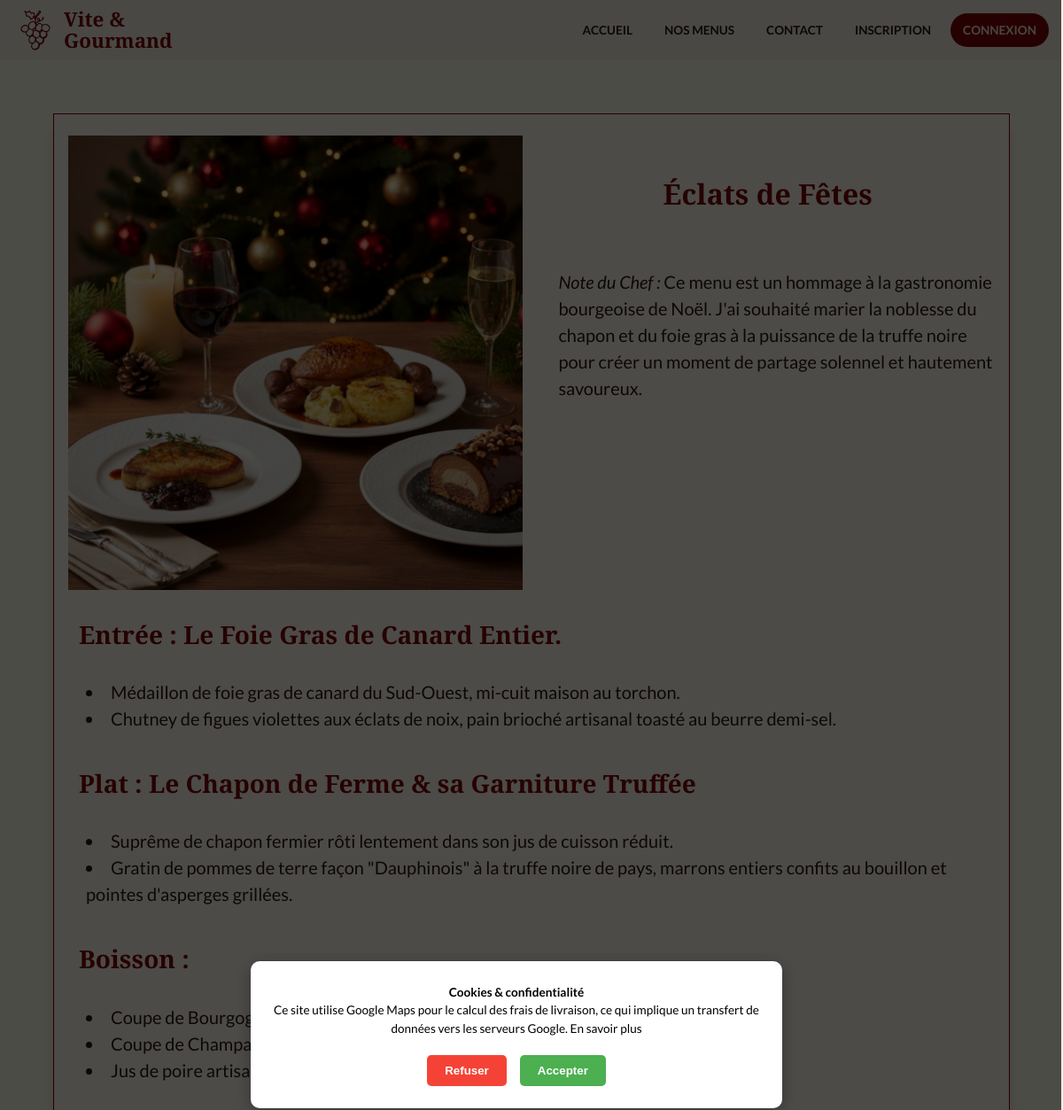
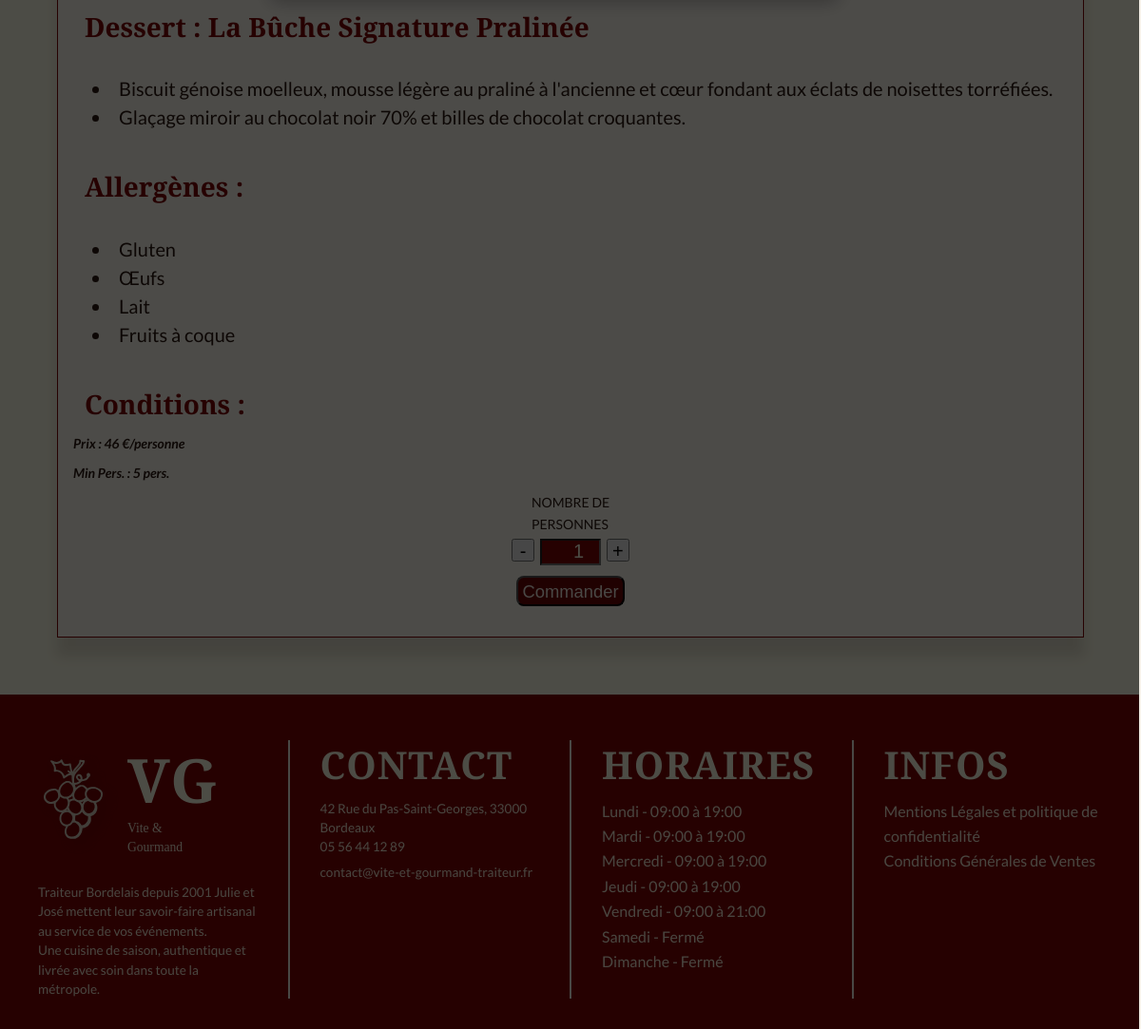
Screenshot of /data/menu-detail.php?id=EclatF with the database file from the repository (2 pictures, top to bottom).
### tables this page shows
CREATE TABLE `menu` (
  `Id_menu` int NOT NULL,
  `menu_nom` varchar(100) NOT NULL,
  `theme` varchar(100) NOT NULL,
  `regime` varchar(100) NOT NULL,
  `nb_perso_min` int DEFAULT NULL,
  `nb_perso_max` int DEFAULT NULL,
  `prix_menu` decimal(10,0) NOT NULL,
  `entree` text NOT NULL,
  `plat` text NOT NULL,
  `dessert` text NOT NULL,
  `boisson` text,
  `allergene` text,
  `description` text,
  `entree_description` text,
  `plat_description` text,
  `dessert_description` text,
  `boisson_description` text,
  `img_menu` varchar(255) DEFAULT NULL,
  `link` varchar(100) DEFAULT NULL,
  `description_info` text,
  `img_uploaded` varchar(255) DEFAULT NULL,
  `actif` tinyint(1) NOT NULL DEFAULT '1',
  `quantite_restante` int DEFAULT NULL,
  `conditions` text
);

CREATE TABLE `horaires` (
  `Id_horaire` int NOT NULL,
  `jour` varchar(20) NOT NULL,
  `ouverture_matin` time DEFAULT NULL,
  `fermeture_matin` time DEFAULT NULL,
  `ouverture_apm` time DEFAULT NULL,
  `fermeture_apm` time DEFAULT NULL,
  `ferme` tinyint(1) NOT NULL DEFAULT '0'
);

### classes/Repository/MenuRepository.php (called while the page is built, shortened)
<?php
require_once __DIR__ . '/../Entity/MenuEntity.php';
class MenuRepository {
    private PDO $pdo;
    public function __construct(PDO $pdo) {
        $this->pdo = $pdo;
    }
    private function hydrate(array|false|null $data): ?Menu{
    return new Menu($data);
}
    public function findByLink(string $link): ?Menu {
        $stmt = $this->pdo->prepare("SELECT * FROM menu WHERE link = ? AND actif = 1 ");
        $stmt->execute([$link]);
        $data = $stmt ->fetch(PDO::FETCH_ASSOC);
        return $this->hydrate($data);
    }
}

### classes/Entity/MenuEntity.php (called while the page is built, shortened)
<?php
class Menu {
    private string $menu_nom;
    private float $prix_menu;
    private int $nb_perso_min;
    private string $description;
    private ?string $img_menu;
    private ?string $entree;
    private ?string $entree_description;
    private ?string $plat;
    private ?string $plat_description;
    private ?string $boisson;
    private ?string $dessert;
    private ?string $dessert_description;
    private ?string $allergene;
    public function __construct(array $data) {
        $this->menu_nom          = $data['menu_nom'];
        $this->prix_menu         = (float)$data['prix_menu'];
        $this->nb_perso_min      = (int)$data['nb_perso_min'];
        $this->description       = $data['description'] ?? '';
        $this->img_menu       = $data['img_menu'] ?? null;
        $this->entree            = $data['entree'] ?? null;
        $this->entree_description = $data['entree_description']?? null;
        $this->plat              = $data['plat']?? null;
        $this->plat_description  = $data['plat_description']?? null;
        $this->boisson           = $data['boisson']?? null;
        $this->dessert           = $data['dessert']?? null;
        $this->dessert_description = $data['dessert_description']?? null;
        $this->allergene         = $data['allergene']?? null;
        }
    public function getNom(): string         { return $this->menu_nom; }
    public function getPrix(): float         { return $this->prix_menu; }
    public function getNbPersoMin(): int     { return $this->nb_perso_min; }
    public function getDescription(): string { return $this->description; }
    public function getEntree(): ?string     { return $this->entree;}
    public function getEntreeDescription(): ?string     { return $this->entree_description;}
    public function getPlat(): ?string     { return $this->plat;}
    public function getPlatDescription(): ?string     { return $this->plat_description;}
    public function getDessert(): ?string     { return $this->dessert;}
    public function getDessertDescription(): ?string     { return $this->dessert_description;}
    public function getBoisson(): ?string     { return $this->boisson;}
    public function getAllergene(): ?string     { return $this->allergene;}
    public function getImgMenuUrl(): string{
        $img = $this ->img_menu ?? '';
        return pathinfo($img, PATHINFO_EXTENSION) ? $img : $img .'.png';
    }
    }

### data/menu-detail.php (the view, shortened to what this page needs)
<?php
require_once __DIR__ . '/../login.php';
require_once __DIR__ . '/../classes/Repository/MenuRepository.php';
$menuRepository = new MenuRepository($pdo);
$menu = $menuRepository->findByLink($_GET['id'] ?? '');
?>
<!DOCTYPE html>
<html lang="fr">
<?php include __DIR__ . '/../includes/head.php'; ?>
<body>
<?php include __DIR__ . '/../includes/header.php'; ?>
<main>
    <article class="menu-detail">
        <div class="menu-detail-header">
            <picture>
                <img src="../Images/<?= $menu->getImgMenuUrl() ?>" alt="Photo du menu <?= htmlspecialchars($menu->getNom()) ?>" class="menu-detail-img">
            </picture>
            <div class="menu-detail-headline">
                <h2><?= htmlspecialchars($menu->getNom()) ?></h2>
                <p class="menu-chef-note"><em>Note du Chef :</em> <?= htmlspecialchars($menu->getDescription()) ?></p>
            </div>
        </div>
        <h3>Entrée : <?= htmlspecialchars($menu->getEntree()) ?></h3>
        <ul>
            <?php foreach (explode('|', $menu->getEntreeDescription() ?? '') as $ligne): ?>
                <li><?= htmlspecialchars($ligne) ?></li>
            <?php endforeach; ?>
        </ul>
        <h3>Plat : <?= htmlspecialchars($menu->getPlat()) ?></h3>
        <ul>
            <?php foreach (explode('|', $menu->getPlatDescription() ?? '') as $ligne): ?>
                <li><?= htmlspecialchars($ligne) ?></li>
            <?php endforeach; ?>
        </ul>
        <?php if ($menu->getBoisson()): ?>
    <h3>Boisson :</h3>
    <ul>
        <?php foreach (explode('|', $menu->getBoisson() ?? '') as $ligne): ?>
            <li><?= htmlspecialchars($ligne) ?></li>
        <?php endforeach; ?>
    </ul>
<?php endif; ?>
        <h3>Dessert : <?= htmlspecialchars($menu->getDessert()) ?></h3>
        <ul>
            <?php foreach (explode('|', $menu->getDessertDescription() ?? '') as $ligne): ?>
                <li><?= htmlspecialchars($ligne) ?></li>
            <?php endforeach; ?>
        </ul>
        <h3>Allergènes :</h3>
        <ul>
            <?php foreach (explode('|', $menu->getAllergene() ?? '') as $ligne): ?>
                <li><?= htmlspecialchars($ligne) ?></li>
            <?php endforeach; ?>
        </ul>
        <div class="menu-detail-footer">
            <div class="menu-condition-footer">
                <h3>Conditions :</h3>
                <em class="menu-condition">Prix : <?= $menu->getPrix() ?> €/personne</em>
                <em class="menu-condition">Min Pers. : <?= $menu->getNbPersoMin() ?> pers.</em>
            </div>
            <form id="form-commande" action="../achat.php" method="POST">
                <div class="nb-person-menu">
                    <span>NOMBRE DE <br>PERSONNES</span>
                    <div class="input-nb-perso">
                        <button type="button" class="counter-btn" onclick="change(this, -1)" aria-label="Diminuer le nombre de personnes">-</button>
                        <input type="number" class="counter-val" name="nb_pers" value="1" min="1">
                        <button type="button" class="counter-btn" onclick="change(this, 1)" aria-label="Augmenter le nombre de personnes">+</button>
                    </div>
                </div>
                <div class="order-menu-btn">
                    <button type="submit" class="btn-menu-order">Commander</button>
                </div>
            </form>
        </div>
    </article>
</main>
<?php include __DIR__ . '/../includes/footer.php'; ?>
</body>
</html>

### includes/footer.php (shortened to what this page needs)
<footer>
    <div id="cookie-overlay" class="cookie-overlay">
                <div class="cookie-banner">
                    <p>
                        <strong> Cookies & confidentialité</strong><br>
                        Ce site utilise Google Maps pour le calcul des frais de livraison,
                        ce qui implique un transfert de données vers les serveurs Google.
                        <a href="<?= BASE_URL ?>/mentions.php" target="_blank" aria-label="s'ouvre les mentions légales dans un nouvel onglet">En savoir plus</a>
                    </p>
                    <div class="cookie-buttons">
                        <button id="refuse-cookies" class="btn-cookie-refuse">Refuser</button>
                        <button id="accept-cookies" class="btn-cookie-accept">Accepter</button>
                    </div>
                </div>
            </div>
            <div>
                <div class="footer-logo-group">
                    <img src="<?= BASE_URL ?>/Images/Logo_beige_final_v2.svg" class="footer-logo" alt="Logo Vite & Gourmand">
                    <div class="footer-logo-text">
                        <h3>VG</h3>
                        <p>Vite & Gourmand</p>
                    </div>
                </div>
                <br>
                <p>Traiteur Bordelais depuis 2001 Julie et José mettent leur savoir-faire artisanal au service de vos événements. <br> Une cuisine de saison, authentique et livrée avec soin dans toute la métropole.</p>
            </div>
            <address>
                <h3> CONTACT </h3>
                <?php
                $stmt_info = $pdo->query("SELECT * FROM renseignement ");
                $informations = $stmt_info->fetch();
                ?>
                <p><?= $informations['adresse'] ?? '42 Rue du Pas-Saint-Georges, 33000 Bordeaux' ?></p>
                <ul>
                    <li><?php echo $informations['telephone'] ?? '05 56 44 12 89' ; ?></li>
                    <li><a href="mailto:contact@vite-et-gourmand-traiteur.fr"><?php echo $informations['email'] ?? 'contact@vite-et-gourmand-traiteur.fr' ; ?></a></li>
                </ul>
            </address>
            <div>
                <h3>HORAIRES</h3>
                <ul>
                    <?php
                        $stmt_h = $pdo->query("SELECT * FROM horaires ORDER BY Id_horaire ASC");
                        $horaires_footer = $stmt_h->fetchAll();
                    ?>
                    <?php foreach ($horaires_footer as $h): ?>
                        <?php if (!$h['ferme']):; ?>
                            <li> <?= htmlspecialchars($h['jour']) ?> - <?= substr($h['ouverture_matin'], 0, 5) ?> à <?= substr($h['fermeture_apm'], 0, 5) ?></li>
                        <?php else: ?>
                            <li> <?= htmlspecialchars($h['jour']) ?> - Fermé</li>
                        <?php endif; ?>
                    <?php endforeach; ?>
                </ul>
                    </div>
            <div>
                <h3>INFOS</h3>
                <a href="<?= BASE_URL ?>/mentions.php"> Mentions Légales et politique de confidentialité</a>
                <br>
                <a href="<?= BASE_URL ?>/CGV.php"> Conditions Générales de Ventes </a>
            </div>
        </footer>

### rows the page displays
menu: img_menu (picture), menu_nom "Éclats de Fêtes", description "Ce menu est un hommage à la gastronomie bourgeoise de Noël. J'ai souhaité marier la noblesse du chapon et du foie gras à la puissance de la truffe noire pour créer un moment de partage solennel et hautement savoureux.", entree "Le Foie Gras de Canard Entier.", entree_description "Médaillon de foie gras de canard du Sud-Ouest, mi-cuit maison au torchon.", entree_description "Chutney de figues violettes aux éclats de noix, pain brioché artisanal toasté au beurre demi-sel.", plat "Le Chapon de Ferme & sa Garniture Truffée", plat_description "Suprême de chapon fermier rôti lentement dans son jus de cuisson réduit.", plat_description "Gratin de pommes de terre façon \"Dauphinois\" à la truffe noire de pays, marrons entiers confits au bouillon et pointes d'asperges grillées.", boisson "Coupe de Bourgogne Pinot Noir", boisson "Coupe de Champagne Brut Réserve", boisson "Jus de poire artisanal", dessert "La Bûche Signature Pralinée", dessert_description "Biscuit génoise moelleux, mousse légère au praliné à l'ancienne et cœur fondant aux éclats de noisettes torréfiées.", dessert_description "Glaçage miroir au chocolat noir 70% et billes de chocolat croquantes.", allergene "Gluten", allergene "Œufs", allergene "Lait", allergene "Fruits à coque", prix_menu "46", nb_perso_min "5"
horaires: jour "Lundi", ouverture_matin "09:00", fermeture_apm "19:00"
horaires: jour "Mardi", ouverture_matin "09:00", fermeture_apm "19:00"
horaires: jour "Mercredi", ouverture_matin "09:00", fermeture_apm "19:00"
horaires: jour "Jeudi", ouverture_matin "09:00", fermeture_apm "19:00"
horaires: jour "Vendredi", ouverture_matin "09:00", fermeture_apm "21:00"
horaires: jour "Samedi"
horaires: jour "Dimanche"

### other values shown
$informations['adresse'] "42 Rue du Pas-Saint-Georges, 33000 Bordeaux"
$informations['telephone'] "05 56 44 12 89"
$informations['email'] "contact@vite-et-gourmand-traiteur.fr"
